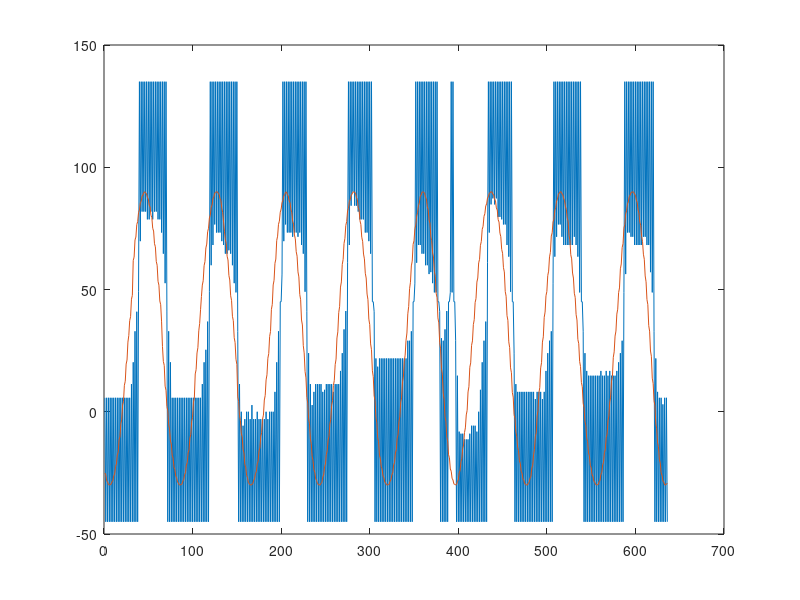

Write MATLAB code to recreate this figure.
A = [0.168884,0.168884,5.71059,-25.0952
0.105332,0.105332,-45,-25.7866
0.184973,0.184973,5.71059,-28.2621
0.0889245,0.0889245,-45,-28.6679
0.193428,0.193428,5.71059,-29.8209
0.0820201,0.0820201,-45,-29.9334
0.193697,0.193697,5.71059,-29.8295
0.0839108,0.0839108,-45,-29.6038
0.187236,0.187236,5.71059,-28.6441
0.0912234,0.0912234,-45,-28.2621
0.173661,0.173661,5.71059,-26.1532
0.105863,0.105863,-45,-25.5759
0.153182,0.153182,5.71059,-22.3957
0.128765,0.128765,-45,-21.3739
0.127135,0.127135,5.71059,-17.6165
0.154583,0.154583,-45,-16.6367
0.0933811,0.0933811,5.71059,-11.4287
0.189226,0.189226,-45,-10.2691
0.0573277,0.0573277,5.71059,-4.80807
0.227168,0.227168,-45,-3.31854
0.016261,0.016261,5.71059,2.72699
0.268411,0.268411,-45,4.24876
0.0280132,0.0280132,5.71059,10.8505
0.313194,0.313194,-45,12.4657
0.0751461,0.0751461,5.71059,19.4986
0.360649,0.360649,-45,21.1729
0.124162,0.124162,5.71059,28.4922
0.415332,0.415332,-45,31.2063
0.172141,0.172141,5.71059,37.2955
0.457069,0.457069,-45,38.8644
0.189339,0.189339,11.3099,46.0504
0.504517,0.504517,-45,47.5703
0.226315,0.226315,20.2249,61.9265
0.587504,0.587504,-45,63.2558
0.203475,0.203475,32.9052,70.297
0.633718,0.633718,-45,71.456
0.194431,0.194431,40.9144,76.5892
0.668771,0.668771,-45,77.7081
0.176714,0.176714,49.0856,81.5097
0.286299,0.286299,135,82.4691
0.0854926,0.0854926,69.7751,85.4616
0.266365,0.266365,135,86.1266
0.0345909,0.0345909,81.8699,88.2167
0.252731,0.252731,135,88.6281
0.0428197,0.0428197,81.8699,89.7266
0.245278,0.245278,135,89.9957
0.0411452,0.0411452,81.8699,89.4432
0.248991,0.248991,135,89.1702
0.0485987,0.0485987,78.6901,87.6071
0.261196,0.261196,135,87.075
0.0318172,0.0318172,78.6901,84.528
0.278781,0.278781,135,83.8484
0.00837033,0.00837033,81.8699,80.3339
0.302694,0.302694,135,79.4547
0.0200749,0.0200749,78.6901,75.0067
0.332761,0.332761,135,73.944
0.0717322,0.0717322,81.8699,68.7083
0.367963,0.367963,135,67.4851
0.111112,0.111112,81.8699,61.4784
0.409084,0.409084,135,59.9238
0.138141,0.138141,78.6901,53.3436
0.453603,0.453603,135,51.7717
0.181855,0.181855,78.6901,45.3227
0.497122,0.497122,135,43.7867
0.199089,0.199089,73.3008,36.7714
0.590127,0.590127,135,26.7218
0.239496,0.239496,64.6538,20.5395
0.629875,0.629875,135,18.9794
0.229312,0.229312,52.5946,10.458
0.687032,0.687032,135,8.75625
0.212708,0.212708,41.1859,2.1577
0.247275,0.247275,-45,0.370773
0.208375,0.208375,32.9052,-5.32809
0.20736,0.20736,-45,-6.95289
0.17547,0.17547,20.2249,-11.9708
0.173497,0.173497,-45,-13.1662
0.128504,0.128504,5.71059,-17.8677
0.142047,0.142047,-45,-18.9368
0.154868,0.154868,5.71059,-22.705
0.116928,0.116928,-45,-23.5457
0.174818,0.174818,5.71059,-26.3758
0.0978522,0.0978522,-45,-27.04
0.187832,0.187832,5.71059,-28.7534
0.0864805,0.0864805,-45,-29.1323
0.194192,0.194192,5.71059,-29.9204
0.0818261,0.0818261,-45,-29.9863
0.193307,0.193307,5.71059,-29.758
0.0841034,0.0841034,-45,-29.5685
0.185203,0.185203,5.71059,-28.2711
0.0935046,0.0935046,-45,-27.8435
0.171054,0.171054,5.71059,-25.6749
0.109138,0.109138,-45,-24.9751
0.149921,0.149921,5.71059,-21.7974
0.131889,0.131889,-45,-20.8006
0.122311,0.122311,5.71059,-16.7314
0.159967,0.159967,-45,-15.6488
0.0890636,0.0890636,5.71059,-10.6311
0.194671,0.194671,-45,-9.28128
0.0519344,0.0519344,5.71059,-3.81848
0.232672,0.232672,-45,-2.3086
0.00926483,0.00926483,5.71059,4.01065
0.276065,0.276065,-45,5.65321
0.0531173,0.0531173,5.71059,15.4806
0.338399,0.338399,-45,17.2427
0.0999697,0.0999697,5.71059,24.0533
0.388019,0.388019,-45,26.1949
0.14922,0.14922,5.71059,33.09
0.442189,0.442189,-45,36.1342
0.196276,0.196276,5.71059,41.7239
0.50196,0.50196,-45,47.1012
0.220422,0.220422,11.3099,51.8068
0.536601,0.536601,-45,53.5865
0.215472,0.215472,20.2249,59.7603
0.579968,0.579968,-45,61.4142
0.226923,0.226923,25.3462,66.9826
0.618935,0.618935,-45,68.564
0.200068,0.200068,36.8699,73.583
0.654112,0.654112,-45,75.0316
0.16458,0.16458,49.0856,79.2833
0.297489,0.297489,135,80.4158
0.129346,0.129346,59.9314,83.6643
0.275249,0.275249,135,84.4965
0.10312,0.10312,68.1986,87.1214
0.257199,0.257199,135,87.8033
0.0698079,0.0698079,76.6075,89.4329
0.246816,0.246816,135,89.654
0.0910032,0.0910032,73.3008,89.9983
0.245487,0.245487,135,89.9574
0.0871141,0.0871141,73.3008,89.2847
0.250932,0.250932,135,88.9583
0.0752772,0.0752772,73.3008,87.1214
0.264354,0.264354,135,86.4656
0.0727986,0.0727986,69.7751,83.1489
0.291274,0.291274,135,81.4903
0.0508903,0.0508903,68.1986,77.5476
0.333051,0.333051,135,73.8155
0.0310196,0.0310196,64.6538,70.3529
0.359727,0.359727,135,68.9095
0.00574249,0.00574249,64.6538,63.6002
0.397389,0.397389,135,62.0859
0.0560612,0.0560612,66.0375,55.7512
0.442014,0.442014,135,53.8981
0.0938928,0.0938928,64.6538,47.4261
0.48736,0.48736,135,45.5777
0.113801,0.113801,59.9314,39.0508
0.532703,0.532703,135,37.2581
0.121705,0.121705,52.5946,30.2639
0.5813,0.5813,135,28.3415
0.149021,0.149021,48.8141,21.4713
0.630303,0.630303,135,19.3502
0.145712,0.145712,32.9052,6.06737
0.267204,0.267204,-45,4.21471
0.0705713,0.0705713,11.3099,-1.63871
0.225974,0.225974,-45,-3.53768
0.0477747,0.0477747,0,-8.76584
0.189592,0.189592,-45,-10.2132
0.0529328,0.0529328,-5.71059,-15.4279
0.153987,0.153987,-45,-16.7314
0.101315,0.101315,-3.01279,-21.6253
0.122049,0.122049,-45,-22.5784
0.141988,0.141988,0,-26.0866
0.0989867,0.0989867,-45,-26.8138
0.157746,0.157746,0,-28.9861
0.085399,0.085399,-45,-29.3077
0.146881,0.146881,-3.01279,-29.9629
0.0817531,0.0817531,-45,-29.9997
0.17652,0.17652,2.72631,-29.6621
0.0848706,0.0848706,-45,-29.4277
0.136029,0.136029,-3.01279,-27.9718
0.0954913,0.0954913,-45,-27.479
0.120998,0.120998,-3.01279,-25.2139
0.111832,0.111832,-45,-24.4807
0.115744,0.115744,0,-21.237
0.134769,0.134769,-45,-20.2723
0.0709885,0.0709885,-3.01279,-16.038
0.164284,0.164284,-45,-14.8568
0.0380201,0.0380201,-3.01279,-9.98883
0.198737,0.198737,-45,-8.53516
4.59229e-005,4.59229e-005,-3.01279,-3.00436
0.237722,0.237722,-45,-1.38205
0.0425524,0.0425524,-3.01279,4.79486
0.281533,0.281533,-45,6.65642
0.071088,0.071088,0,13.0434
0.327633,0.327633,-45,15.1151
0.135679,0.135679,-3.01279,21.882
0.374917,0.374917,-45,23.7908
0.167818,0.167818,0,30.7917
0.424161,0.424161,-45,32.8264
0.228005,0.228005,0,41.9087
0.483644,0.483644,-45,43.8967
0.28232,0.28232,0,51.877
0.537461,0.537461,-45,53.7597
0.286306,0.286306,8.1301,60.7046
0.585065,0.585065,-45,62.4356
0.271145,0.271145,20.2249,70.0731
0.635372,0.635372,-45,71.8089
0.238386,0.238386,32.9052,76.6841
0.669415,0.669415,-45,77.9358
0.199716,0.199716,45,81.6445
0.206375,0.206375,45,82.8663
0.159657,0.159657,56.3099,85.6043
0.265007,0.265007,135,86.3758
0.100853,0.100853,69.7751,88.28
0.251801,0.251801,135,88.7988
0.0717441,0.0717441,76.6075,89.7713
0.245688,0.245688,135,89.9204
0.0843013,0.0843013,73.3008,88.7686
0.254386,0.254386,135,88.3245
0.0709781,0.0709781,73.3008,86.324
0.269289,0.269289,135,85.5901
0.0514503,0.0514503,73.3008,82.741
0.290897,0.290897,135,81.6253
0.034968,0.034968,71.5651,77.9811
0.31757,0.31757,135,76.7314
0.00563864,0.00563864,73.3008,72.2662
0.350364,0.350364,135,70.7142
0.0426224,0.0426224,73.3008,65.4803
0.388966,0.388966,135,63.6314
0.0782109,0.0782109,71.5651,57.2058
0.434808,0.434808,135,55.1709
0.13772,0.13772,73.3008,48.0024
0.485414,0.485414,135,45.8324
0.166969,0.166969,68.1986,37.52
0.541551,0.541551,135,35.4964
0.204823,0.204823,64.6538,27.023
0.603673,0.603673,135,24.0908
0.177283,0.177283,49.0856,16.507
0.659115,0.659115,135,13.8769
0.190539,0.190539,40.9144,5.89464
0.264079,0.264079,-45,3.53596
0.145945,0.145945,23.9625,-2.84678
0.218297,0.218297,-45,-4.90013
0.121968,0.121968,11.3099,-11.1003
0.174399,0.174399,-45,-12.9562
0.114771,0.114771,2.72631,-18.3631
0.13649,0.13649,-45,-19.9196
0.173316,0.173316,8.1301,-23.7147
0.110316,0.110316,-45,-24.7306
0.211152,0.211152,11.3099,-27.4898
0.0923022,0.0923022,-45,-28.0393
0.221881,0.221881,11.3099,-29.4014
0.0835072,0.0835072,-45,-29.6778
0.225141,0.225141,11.3099,-29.9996
0.0820587,0.0820587,-45,-29.9436
0.221315,0.221315,11.3099,-29.302
0.0876501,0.0876501,-45,-28.9159
0.189503,0.189503,8.1301,-26.6914
0.10411,0.10411,-45,-25.8695
0.171308,0.171308,8.97263,-22.5056
0.127942,0.127942,-45,-21.4903
0.1569,0.1569,11.3099,-17.4785
0.158506,0.158506,-45,-15.9169
0.125262,0.125262,11.3099,-11.6735
0.190202,0.190202,-45,-10.1011
0.0883368,0.0883368,11.3099,-4.90013
0.227656,0.227656,-45,-3.22442
0.0473267,0.0473267,11.3099,2.6263
0.270083,0.270083,-45,4.55562
0.0142426,0.0142426,8.1301,10.7434
0.314964,0.314964,-45,12.7905
0.043411,0.043411,11.3099,19.276
0.362439,0.362439,-45,21.5086
0.102747,0.102747,11.3099,30.1885
0.422752,0.422752,-45,32.6757
0.15909,0.15909,11.3099,40.5385
0.478861,0.478861,-45,42.9782
0.186623,0.186623,16.6992,50.9967
0.533793,0.533793,-45,53.1003
0.197673,0.197673,23.9625,60.2825
0.58403,0.58403,-45,62.3086
0.19137,0.19137,33.6901,68.8521
0.63068,0.63068,-45,70.8801
0.190748,0.190748,41.1859,76.2308
0.668267,0.668267,-45,77.7766
0.115629,0.115629,60.9454,82.1924
0.282084,0.282084,135,83.1664
0.0970511,0.0970511,68.1986,86.0058
0.263018,0.263018,135,86.7407
0.0231129,0.0231129,84.2894,88.5302
0.25078,0.25078,135,88.9861
0.000823782,0.000823782,90,89.8488
0.245389,0.245389,135,89.9704
0.0292385,0.0292385,84.2894,89.6621
0.248181,0.248181,135,89.3961
0.0180552,0.0180552,84.2894,87.6071
0.261776,0.261776,135,86.8981
0.00911725,0.00911725,81.8699,83.5457
0.285696,0.285696,135,82.4873
0.00299958,0.00299958,78.6901,78.1391
0.31785,0.31785,135,76.6129
0.0396717,0.0396717,78.6901,71.4014
0.355233,0.355233,135,69.7352
0.0773355,0.0773355,78.6901,64.5003
0.394965,0.394965,135,62.5307
0.0908405,0.0908405,73.3008,56.6331
0.437693,0.437693,135,54.6909
0.137065,0.137065,73.3008,48.1462
0.485669,0.485669,135,45.8687
0.173488,0.173488,69.7751,37.8939
0.540652,0.540652,135,35.6465
0.20096,0.20096,64.6538,27.7386
0.596821,0.596821,135,25.3676
0.153628,0.153628,45,16.7643
0.166766,0.166766,45,14.3495
0.187569,0.187569,40.9144,6.44821
0.269873,0.269873,-45,4.58977
0.132935,0.132935,21.8014,-2.62563
0.221412,0.221412,-45,-4.31501
0.158382,0.158382,18.4349,-10.6588
0.178489,0.178489,-45,-12.2126
0.215528,0.215528,21.8014,-17.7994
0.141139,0.141139,-45,-19.0673
0.241378,0.241378,21.8014,-22.4873
0.117767,0.117767,-45,-23.3918
0.261933,0.261933,21.8014,-26.2588
0.0982681,0.0982681,-45,-26.9695
0.275498,0.275498,21.8014,-28.7534
0.0865761,0.0865761,-45,-29.113
0.281753,0.281753,21.8014,-29.8954
0.0818708,0.0818708,-45,-29.9781
0.281216,0.281216,21.8014,-29.7969
0.0838872,0.0838872,-45,-29.6081
0.273335,0.273335,21.8014,-28.351
0.0936689,0.0936689,-45,-27.8133
0.259208,0.259208,21.8014,-25.7588
0.109138,0.109138,-45,-24.9751
0.237306,0.237306,21.8014,-21.7402
0.131889,0.131889,-45,-20.8006
0.210733,0.210733,21.8014,-16.8729
0.160734,0.160734,-45,-15.5017
0.177666,0.177666,21.8014,-10.7972
0.194205,0.194205,-45,-9.3667
0.140648,0.140648,21.8014,-4.00508
0.233712,0.233712,-45,-2.11777
0.0969508,0.0969508,21.8014,4.01065
0.276035,0.276035,-45,5.65321
0.052255,0.052255,21.8014,12.2135
0.322469,0.322469,-45,14.1676
0.00667479,0.00667479,21.8014,20.5767
0.371444,0.371444,-45,23.1537
0.0405695,0.0405695,21.8014,29.246
0.420626,0.420626,-45,32.1861
0.0598601,0.0598601,29.0546,40.0557
0.479116,0.479116,-45,43.0518
0.11577,0.11577,29.0546,50.3243
0.533197,0.533197,-45,52.961
0.145624,0.145624,32.9052,59.662
0.580209,0.580209,-45,61.6067
0.127766,0.127766,45,68.4773
0.135686,0.135686,45,69.9326
0.121058,0.121058,52.5946,74.8066
0.319644,0.319644,135,76.3507
0.104093,0.104093,60.9454,80.0447
0.292268,0.292268,135,81.3739
0.0880277,0.0880277,68.1986,84.3537
0.270483,0.270483,135,85.3604
0.108438,0.108438,68.1986,88.1244
0.252016,0.252016,135,88.6915
0.136875,0.136875,64.6538,89.803
0.245169,0.245169,135,89.953
0.13645,0.13645,64.6538,89.723
0.247853,0.247853,135,89.4635
0.151001,0.151001,59.9314,87.6803
0.261111,0.261111,135,87.0166
0.12994,0.12994,59.9314,83.8151
0.284121,0.284121,135,82.7769
0.120438,0.120438,56.3099,78.43
0.315085,0.315085,135,77.1307
0.0784517,0.0784517,57.0948,71.5104
0.353645,0.353645,135,70.0169
0.0675671,0.0675671,52.5946,64.9921
0.390671,0.390671,135,63.3185
0.0466508,0.0466508,48.8141,57.3737
0.433586,0.433586,135,55.4444
0.00168273,0.00168273,48.8141,48.5052
0.481173,0.481173,135,46.667
0.0360299,0.0360299,45,38.3794
0.0470242,0.0470242,45,36.3592
0.0690662,0.0690662,40.9144,28.2284
0.385149,0.385149,-45,25.7436
0.067387,0.067387,30.0686,17.6851
0.32852,0.32852,-45,15.3709
0.1166,0.1166,29.0546,7.63239
0.272336,0.272336,-45,5.03458
0.193814,0.193814,33.6901,-1.92648
0.223082,0.223082,-45,-4.00508
0.28061,0.28061,41.1859,-10.3808
0.179881,0.179881,-45,-11.9439
0.340569,0.340569,45,-17.5706
0.347529,0.347529,45,-18.8494
0.393052,0.393052,48.8141,-23.4261
0.866854,0.866854,135,-24.3217
0.414002,0.414002,48.8141,-27.2356
0.886818,0.886818,135,-27.9032
0.405378,0.405378,45,-29.4834
0.406816,0.406816,45,-29.7477
0.320931,0.320931,29.0546,-29.9261
0.082918,0.082918,-45,-29.7613
0.235447,0.235447,14.7436,-28.5136
0.0928431,0.0928431,-45,-27.9425
0.0917405,0.0917405,-8.1301,-24.9901
0.113748,0.113748,-45,-24.0955
0.0618439,0.0618439,-8.97263,-20.3339
0.140455,0.140455,-45,-19.1971
0.0328861,0.0328861,-8.97263,-15.0067
0.170944,0.170944,-45,-13.6348
0.0151228,0.0151228,-11.3099,-8.53516
0.209309,0.209309,-45,-6.59543
0.0546276,0.0546276,-11.3099,-1.2856
0.248321,0.248321,-45,0.567673
0.105748,0.105748,-11.3099,8.12299
0.300623,0.300623,-45,10.2443
0.147911,0.147911,-8.97263,18.2022
0.353691,0.353691,-45,19.9815
0.179222,0.179222,-5.71059,27.1736
0.40321,0.40321,-45,28.9822
0.2254,0.2254,-5.71059,35.6465
0.450557,0.450557,-45,37.6696
0.274525,0.274525,-5.71059,44.6656
0.497565,0.497565,-45,46.3046
0.333332,0.333332,-8.1301,53.0306
0.543325,0.543325,-45,54.6909
0.331904,0.331904,0,60.8987
0.585016,0.585016,-45,62.3404
0.322181,0.322181,8.97263,68.1
0.624721,0.624721,-45,69.6504
0.296517,0.296517,20.2249,74.6307
0.658479,0.658479,-45,75.8196
0.277105,0.277105,29.0546,79.8986
0.686713,0.686713,-45,81.0002
0.258179,0.258179,36.8699,84.2414
0.708459,0.708459,-45,84.9901
0.144611,0.144611,60.9454,87.479
0.256308,0.256308,135,87.9718
0.0873631,0.0873631,73.3008,89.3304
0.247582,0.247582,135,89.573
0.0282944,0.0282944,84.8056,89.9977
0.245553,0.245553,135,89.9403
0.00943202,0.00943202,87.2737,89.0067
0.25238,0.25238,135,88.6281
0.0111426,0.0111426,84.8056,86.8501
0.265716,0.265716,135,86.2457
0.0212507,0.0212507,87.2737,83.3746
0.286,0.286,135,82.5238
0.00604815,0.00604815,79.6952,78.5853
0.312962,0.312962,135,77.5706
0.036155,0.036155,79.6952,73.0613
0.345432,0.345432,135,71.6192
0.0670586,0.0670586,78.6901,66.386
0.382386,0.382386,135,64.8388
0.0964792,0.0964792,76.6075,58.9052
0.423986,0.423986,135,57.2058
0.149213,0.149213,76.6075,49.1852
0.477497,0.477497,135,47.2456
0.157297,0.157297,68.1986,39.3116
0.531413,0.531413,135,37.4078
0.189547,0.189547,63.4349,28.6053
0.591924,0.591924,135,26.2326
0.169466,0.169466,49.0856,17.9435
0.647798,0.647798,135,15.9566
0.202056,0.202056,45,7.87748
0.212285,0.212285,45,5.99825
0.137074,0.137074,23.9625,-1.22124
0.229953,0.229953,-45,-2.75208
0.107369,0.107369,11.3099,-8.39049
0.190661,0.190661,-45,-10.0169
0.123361,0.123361,8.1301,-14.5045
0.158506,0.158506,-45,-15.9169
0.153506,0.153506,8.1301,-20.0447
0.130328,0.130328,-45,-21.0795
0.17704,0.17704,8.1301,-24.3537
0.10824,0.10824,-45,-25.1399
0.194308,0.194308,8.1301,-27.522
0.0925946,0.0925946,-45,-28.0105
0.204889,0.204889,8.1301,-29.4635
0.083444,0.083444,-45,-29.6894
0.207808,0.207808,8.1301,-29.999
0.0819838,0.0819838,-45,-29.9574
0.204009,0.204009,8.1301,-29.302
0.0877769,0.0877769,-45,-28.8944
0.192212,0.192212,8.1301,-27.1559
0.100962,0.100962,-45,-26.4656
0.169389,0.169389,8.1301,-22.9906
0.125466,0.125466,-45,-21.949
0.140149,0.140149,8.1301,-17.6165
0.161509,0.161509,-45,-15.3293
0.0836975,0.0836975,5.19443,-10.1852
0.197817,0.197817,-45,-8.65062
0.0535074,0.0535074,8.1301,-1.70274
0.247251,0.247251,-45,0.43636
0.00251858,0.00251858,8.1301,7.66738
0.298757,0.298757,-45,9.88869
0.0534057,0.0534057,8.1301,17.9435
0.354041,0.354041,-45,20.0558
0.126809,0.126809,5.19443,28.4922
0.41171,0.41171,-45,30.6409
0.166054,0.166054,8.1301,38.6406
0.466757,0.466757,-45,40.7611
0.167661,0.167661,16.6992,47.4622
0.513319,0.513319,-45,49.1852
0.172881,0.172881,23.9625,55.6831
0.558678,0.558678,-45,57.5078
0.186892,0.186892,29.0546,63.3499
0.600568,0.600568,-45,65.2061
0.211965,0.211965,32.9052,71.8629
0.643216,0.643216,-45,73.2185
0.136871,0.136871,52.5946,77.7081
0.306744,0.306744,135,78.7177
0.104334,0.104334,63.4349,82.5784
0.281083,0.281083,135,83.4261
0.0804379,0.0804379,71.5651,86.324
0.26203,0.26203,135,86.922
0.0673986,0.0673986,76.6075,88.9861
0.248691,0.248691,135,89.3248
0.0728647,0.0728647,76.6075,89.9986
0.244961,0.244961,135,89.9811
0.0957291,0.0957291,71.5651,89.1514
0.251491,0.251491,135,88.7988
0.103256,0.103256,68.1986,87.1444
0.264796,0.264796,135,86.4144
0.0850208,0.0850208,68.1986,83.7985
0.284719,0.284719,135,82.759
0.0599302,0.0599302,68.1986,79.1971
0.310939,0.310939,135,77.9358
0.0209667,0.0209667,68.1986,72.0516
0.351942,0.351942,135,70.325
0.0216434,0.0216434,68.1986,64.2222
0.394447,0.394447,135,62.5307
0.0624811,0.0624811,68.1986,56.7344
0.437693,0.437693,135,54.6909
0.125874,0.125874,71.5651,48.4693
0.481029,0.481029,135,46.7395
0.1548,0.1548,68.1986,39.7954
0.531072,0.531072,135,37.5574
0.184433,0.184433,63.4349,29.5476
0.583158,0.583158,135,27.8516
0.154099,0.154099,48.8141,20.5395
0.634746,0.634746,135,18.535
0.180062,0.180062,45,11.9616
0.189422,0.189422,45,10.2443
0.160935,0.160935,32.9052,3.36692
0.254753,0.254753,-45,1.75776
0.152087,0.152087,23.9625,-3.94294
0.214724,0.214724,-45,-5.60176
0.15046,0.15046,16.6992,-10.9076
0.179133,0.179133,-45,-12.1322
0.172056,0.172056,14.7436,-16.8258
0.147503,0.147503,-45,-17.9358
0.199875,0.199875,14.7436,-21.9301
0.120923,0.120923,-45,-22.8127
0.220818,0.220818,14.7436,-25.7727
0.101504,0.101504,-45,-26.3758
0.234774,0.234774,14.7436,-28.3334
0.0885457,0.0885457,-45,-28.7534
0.242664,0.242664,14.7436,-29.7811
0.0822512,0.0822512,-45,-29.9083
0.243311,0.243311,14.7436,-29.8998
0.0830158,0.0830158,-45,-29.768
0.236248,0.236248,14.7436,-28.6039
0.0914705,0.0914705,-45,-28.2167
0.229894,0.229894,16.6992,-25.5475
0.109714,0.109714,-45,-24.8383
0.198528,0.198528,14.7436,-21.6829
0.132547,0.132547,-45,-20.6799
0.171155,0.171155,14.7436,-16.6604
0.161171,0.161171,-45,-15.4279
0.148499,0.148499,16.6992,-10.5478
0.195137,0.195137,-45,-9.19572
0.100145,0.100145,14.7436,-3.6314
0.235277,0.235277,-45,-1.83067
0.0691541,0.0691541,16.6992,4.01065
0.277757,0.277757,-45,5.96371
0.0120215,0.0120215,14.7436,12.5378
0.323659,0.323659,-45,14.3859
0.0408912,0.0408912,14.7436,22.2556
0.378335,0.378335,-45,24.5036
0.0882855,0.0882855,14.7436,30.9424
0.424982,0.424982,-45,32.977
0.126687,0.126687,16.6992,39.9442
0.473862,0.473862,-45,41.9457
0.155237,0.155237,20.2249,48.7202
0.521045,0.521045,-45,50.6432
0.187834,0.187834,23.9625,58.4748
0.573887,0.573887,-45,60.4451
0.207442,0.207442,29.0546,67.1604
0.619166,0.619166,-45,68.7371
0.143053,0.143053,48.8141,75.1062
0.317937,0.317937,135,76.5654
0.134518,0.134518,56.3099,81.02
0.287577,0.287577,135,82.1738
0.0642808,0.0642808,73.3008,85.0952
0.267992,0.267992,135,85.8281
0.080482,0.080482,73.3008,88.0678
0.25331,0.25331,135,88.5219
0.0985866,0.0985866,71.5651,89.654
0.246183,0.246183,135,89.8295
0.100263,0.100263,71.5651,89.9615
0.246049,0.246049,135,89.8541
0.113143,0.113143,68.1986,88.9583
0.25304,0.25304,135,88.5714
0.0999501,0.0999501,68.1986,86.5417
0.268846,0.268846,135,85.6608
0.0775865,0.0775865,68.1986,82.4508
0.29225,0.29225,135,81.3153
0.0501993,0.0501993,68.1986,77.4093
0.320429,0.320429,135,76.2068
0.0184946,0.0184946,68.1986,71.592
0.35647,0.35647,135,69.5938
0.0388399,0.0388399,71.5651,64.4386
0.395829,0.395829,135,62.3721
0.0871733,0.0871733,71.5651,55.5468
0.445329,0.445329,135,53.1698
0.121333,0.121333,68.1986,45.9051
0.496231,0.496231,135,43.8234
0.179373,0.179373,68.1986,35.2335
0.555137,0.555137,135,32.977
0.175552,0.175552,57.0948,24.8416
0.611219,0.611219,135,22.7045
0.190922,0.190922,48.8141,13.7317
0.671738,0.671738,135,11.5666
0.154504,0.154504,32.9052,4.52149
0.258518,0.258518,-45,2.49219
0.145947,0.145947,21.8014,-5.02268
0.207172,0.207172,-45,-6.92318
0.113641,0.113641,8.1301,-12.7451
0.167117,0.167117,-45,-14.3017
0.136846,0.136846,5.71059,-19.4333
0.131053,0.131053,-45,-20.9206
0.166462,0.166462,5.71059,-24.884
0.103567,0.103567,-45,-25.9651
0.170465,0.170465,3.01279,-28.2979
0.0882449,0.0882449,-45,-28.7913
0.193676,0.193676,5.71059,-29.8931
0.0816402,0.0816402,-45,-29.992
0.1922,0.1922,5.71059,-29.5863
0.0857979,0.0857979,-45,-29.2435

];


%h = 1/25;
%t = [0:h:h*(dim(1)-1)];
plot(A(:,3));
hold
plot(A(:,4));


%A(:,1) = A(:,1)*180/pi;
%dim = size(A);
%h = 1/25;
%t = [0:h:h*(dim(1)-1)];
%plot(t,A);
